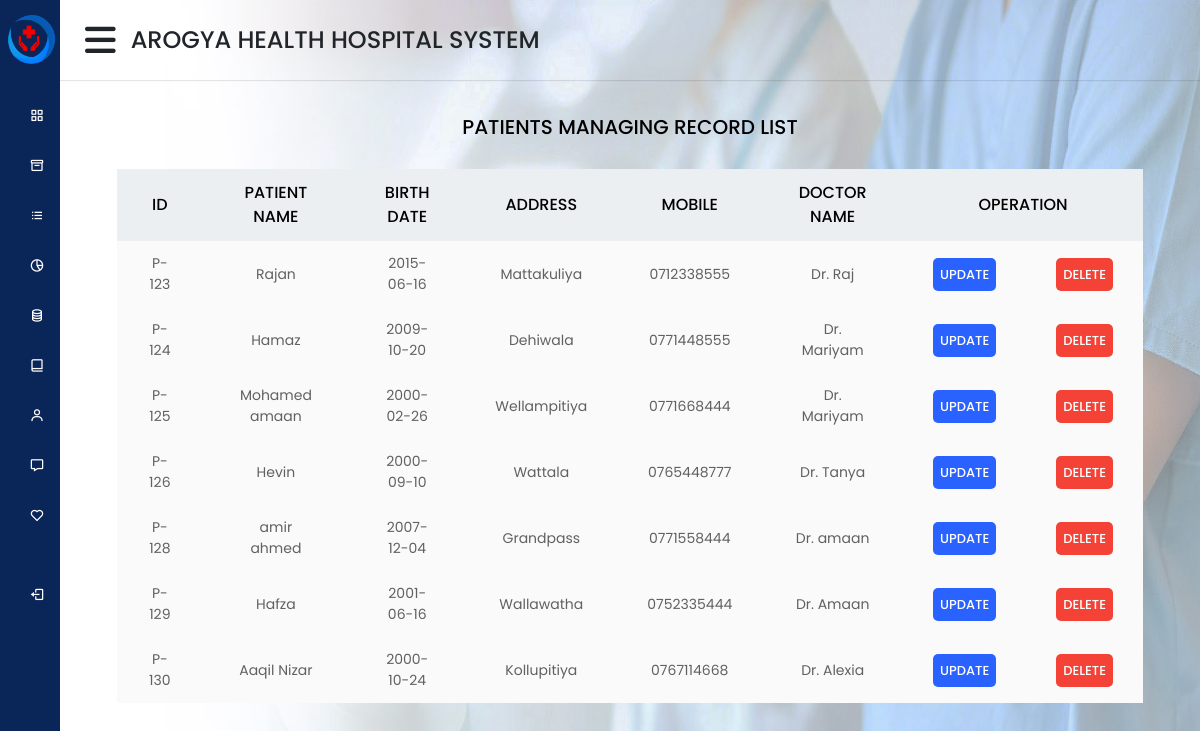
Page /Dashboard/managementpatient.php on the committed database.
### tables this page shows
CREATE TABLE `patients` (
  `id` int(11) NOT NULL,
  `Pat_ID` varchar(10) NOT NULL,
  `Pat_Name` varchar(100) NOT NULL,
  `Pat_DOB` date NOT NULL,
  `Pat_Addrss` varchar(100) NOT NULL,
  `Pat_Teleno` varchar(30) NOT NULL,
  `Doc_Name` varchar(100) NOT NULL
);

### Dashboard/managementpatient.php (the view, shortened to what this page needs)
<?php
 include ('home.php');
?>
<!DOCTYPE html>
<html lang="en">
<head>
</head>
<body>
<div class="patient-table">
    <h1>PATIENTS MANAGING RECORD LIST</h1>
    <div class="center-table">
        <div class="table-responsive">
            <table>
                <thead>
                    <tr>
                        <th>ID</th>
                        <th>PATIENT NAME</th>
                        <th>BIRTH DATE</th>
                        <th>ADDRESS</th>
                        <th>MOBILE</th>
                        <th>DOCTOR NAME</th>
                        <th colspan="2">OPERATION</th>
                    </tr>
                </thead>
                <tbody>
                    <?php
                    include 'Connection.php';
                    $selectquery = "select * from patients ";
                    $query = mysqli_query($con,$selectquery);
                    while($row = mysqli_fetch_array($query)){
                    ?>
                    <tr>
                        <td><?php echo $row['Pat_ID']; ?> </td>
                        <td><?php echo $row['Pat_Name']; ?> </td>
                        <td><?php echo $row['Pat_DOB']; ?> </td>
                        <td><?php echo $row['Pat_Addrss']; ?> </td>
                        <td><?php echo $row['Pat_Teleno']; ?> </td>
                        <td><?php echo $row['Doc_Name']; ?> </td>
                        <td>
                            <button class="update-button1" role="button">
                                <a href="Updatepatient.php?Pat_ID=<?php echo $row['Pat_ID']; ?>"
                                style="text-decoration:none; color:white">UPDATE</a>
                            </button>
                        </td>
                        <td>
                            <button class="delete-button1" role="button" onclick="return checkDelete()">
                                <a href="Deletepatient.php?id=<?php echo $row['id']; ?>"
                                style="text-decoration:none; color:white">DELETE</a>
                            </button>
                        </td>
                    </tr>
                <?php
                }
                ?>
                </tbody>
            </table>
        </div>
    </div>
</div>
</body>
</html>

### Dashboard/home.php (shortened to what this page needs)
<!DOCTYPE html>
<html lang="en">
<head>
    <link rel="stylesheet" href="https://cdnjs.cloudflare.com/ajax/libs/font-awesome/5.15.3/css/all.min.css"/>
    <link rel="stylesheet" href="https://stackpath.bootstrapcdn.com/font-awesome/4.7.0/css/font-awesome.min.css">
    <link rel="stylesheet" href="css/fontawesome.min.css">
    <link href='https://unpkg.com/boxicons@2.1.1/css/boxicons.min.css' rel='stylesheet'>
    <link rel="stylesheet" href="css/style.css">
   <link rel="stylesheet" href="css/bootstrap.min.css">
</head>
<body>
    <div class="sidebar">
      <div class="logo-details">
      <img src="images/Background.png" alt="" style="width:50px; height:50px; margin:6px;" >
        <span class="logo_name">AROGYA</span>
      </div>
      <ul class="nav-links">
        <li>
          <a href="panal.php">
            <i class='bx bx-grid-alt'></i>
            <span class="link_name">DASHBOARD</span>
          </a>
        </li>
        <li>
          <a href="Patient.php">
          <i class='bx bx-box' ></i>
            <span class="link_name">PATIENTS</span>
          </a>
        </li>
        <li>
          <a href="Staff.php">
          <i class='bx bx-list-ul' ></i>
            <span class="link_name">STAFF</span>
          </a>
        </li>
        <li>
          <a href="Staff Schedules.php">
          <i class='bx bx-pie-chart-alt-2' ></i>
            <span class="link_name">STAFF SCHEDULES</span>
          </a>
        </li>
        <li>
          <a href="Payment.php">
          <i class='bx bx-coin-stack' ></i>
            <span class="link_name">PAYMENTS</span>
          </a>
        </li>
        <li>
          <a href="Room.php">
          <i class='bx bx-book-alt' ></i>
            <span class="link_name">ROOM</span>
          </a>
        </li>
        <li>
          <a href="Doctor.php">
          <i class='bx bx-user' ></i>
            <span class="link_name">DOCTORS</span>
          </a>
        </li>
        <li>
          <a href="OperatingTheater.php">
          <i class='bx bx-message' ></i>
            <span class="link_name">OPERATING ROOMS</span>
          </a>
        </li>
        <li>
          <a href="OperatingTheaterSchedule.php">
          <i class='bx bx-heart' ></i>
            <span class="link_name">OPERATING ROOMS SCHEDULES</span>
          </a>
        </li>
        <li>
          <a href="System_Admin.php" style="margin-top:55%;">
          <i class='bx bx-log-out' ></i>
            <span class="link_name">LOG OUT</span>
          </a>
        </li>
      </ul>
    </div>
<section class="home-section">
  <nav>
    <div class="sidebar-button">
      <i class="fa fa-bars sidebarBtn" aria-hidden="true" style="padding:5px;"></i>
        <span class="dashboard"> AROGYA HEALTH HOSPITAL SYSTEM</span>
    </div>
  </nav>
</body>
</html>

### Dashboard/css/style.css (style rules this page uses)
* { margin: 0; padding: 0; box-sizing: border-box; font-family: 'Poppins', sans-serif; }
body { overflow: hidden; }
.sidebar { position: fixed; height: 100%; width: 320px; background: #0A2558; transition: all 0.5s ease; }
.sidebar .logo-details { height: 80px; display: flex; align-items: center; }
.sidebar .logo-details .logo_name { color: #fff; font-size: 24px; font-weight: 500; }
.sidebar .nav-links { margin-top: 10px; margin-left: -25px;; color: white; }
.sidebar .nav-links li { position: relative; list-style: none; height: 50px; color: white; }
.sidebar .nav-links li a { height: 100%; color: white; width: 100%; display: flex; align-items: center; text-decoration: none; transition: all 0.4s ease; }
.sidebar .nav-links li i { min-width: 60px; text-align: center; font-size: 15px; color: #fff; }
.home-section { position: relative; min-height: 100vh; width: calc(100% - 300px); left: 300px; transition: all 0.5s ease; }
.home-section nav { display: flex; justify-content: space-between; height: 80px; display: flex; align-items: center; position: fixed; width: calc(100% - 300px); left: 320px; z-index: 100; padding: 0 20px; box-shadow: 0 1px 1px rgba(0, 0, 0, 0.1); transition: all 0.5s ease; }
.home-section nav .sidebar-button { display: flex; align-items: center; font-size: 24px; font-weight: 500; }
nav .sidebar-button i { font-size: 35px; margin-right: 10px; }
@media (max-width: 1240px) { .sidebar { width: 60px; } }
@media (max-width: 1240px) { .home-section { width: calc(100% - 60px); left: 60px; } }
@media (max-width: 1240px) { .home-section nav { width: calc(100% - 60px); left: 60px; } }

### Dashboard/home.php (style rules this page uses)
body { background-image: url('images/Cover-new.jpg'); background-repeat: no-repeat; background-size: 100% 100%; }

### Dashboard/managementpatient.php (style rules this page uses)
.patient-table { width:100%; height:100vh; display:flex; flex-direction:column; justify-content:center; align-items:center; }
.center-table { width:90%; height:80vh; padding:10px 0 0 0; margin-top:50px; }
h1 { font-size:20px; color:black; text-align:center; margin-top:10%; margin-bottom:-30px; }
table { border-collapse:collapse; background-color:#fff; border-radius:10px; margin:auto; border:0px; }
th,td { border:1px solid #f2f2f2; padding:12px 30px; text-align:center; color:grey; border:0px; }
th { color:#000; text-transform:uppercase; font-weight:500; background-color:#ECEFF1; }
td { color:#616161; font-size:14px; background-color:#FAFAFA; }
.update-button1 { appearance:button; background-color:#2962FF; border:none; border-radius:5px; box-sizing:border-box; color:#fff; cursor: pointer; font-weight:450; font-size:13px; line-height:1; overflow:visible; padding:10px 7px; position:relative; text-align:center; text-transform:none; transition:all 80ms ease-in-out; user-select:none; width:fit-content; text-decoration:none; }
.delete-button1 { appearance:button; background-color:#F44336; border:none; border-radius:5px; box-sizing:border-box; color:#fff; cursor: pointer; font-weight:450; font-size:13px; line-height:1; overflow:visible; padding:10px 7px; position:relative; text-align:center; text-transform:none; transition:all 80ms ease-in-out; user-select:none; width:fit-content; text-decoration:none; }

### rows in the picture
patients: Pat_ID "P-123", Pat_Name "Rajan", Pat_DOB "2015-06-16", Pat_Addrss "Mattakuliya", Pat_Teleno "0712338555", Doc_Name "Dr. Raj"
patients: Pat_ID "P-124", Pat_Name "Hamaz", Pat_DOB "2009-10-20", Pat_Addrss "Dehiwala", Pat_Teleno "0771448555", Doc_Name "Dr. Mariyam"
patients: Pat_ID "P-125", Pat_Name "Mohamed amaan", Pat_DOB "2000-02-26", Pat_Addrss "Wellampitiya", Pat_Teleno "0771668444", Doc_Name "Dr. Mariyam"
patients: Pat_ID "P-126", Pat_Name "Hevin", Pat_DOB "2000-09-10", Pat_Addrss "Wattala", Pat_Teleno "0765448777", Doc_Name "Dr. Tanya"
patients: Pat_ID "P-128", Pat_Name "amir ahmed", Pat_DOB "2007-12-04", Pat_Addrss "Grandpass", Pat_Teleno "0771558444", Doc_Name "Dr. amaan"
patients: Pat_ID "P-129", Pat_Name "Hafza", Pat_DOB "2001-06-16", Pat_Addrss "Wallawatha", Pat_Teleno "0752335444", Doc_Name "Dr. Amaan"
patients: Pat_ID "P-130", Pat_Name "Aaqil Nizar", Pat_DOB "2000-10-24", Pat_Addrss "Kollupitiya", Pat_Teleno "0767114668", Doc_Name "Dr. Alexia"
